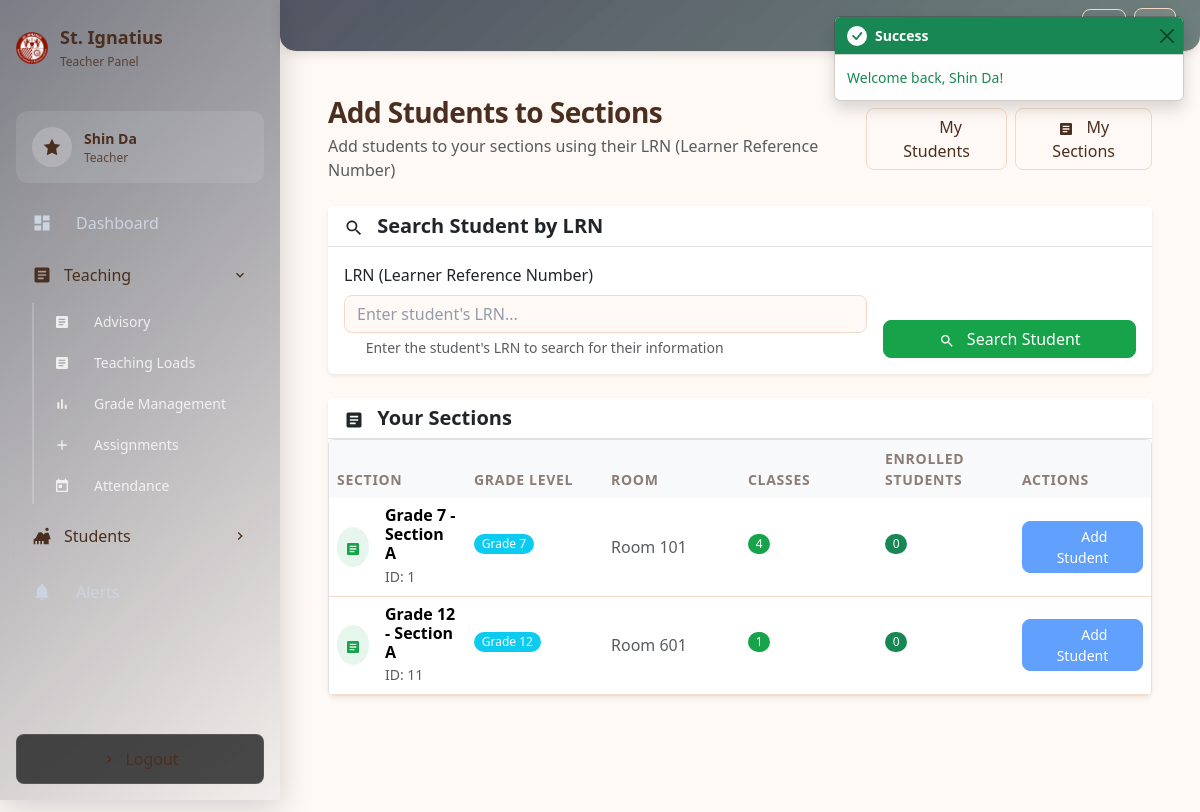
The app's page /teacher/add-students (signed in), older data.
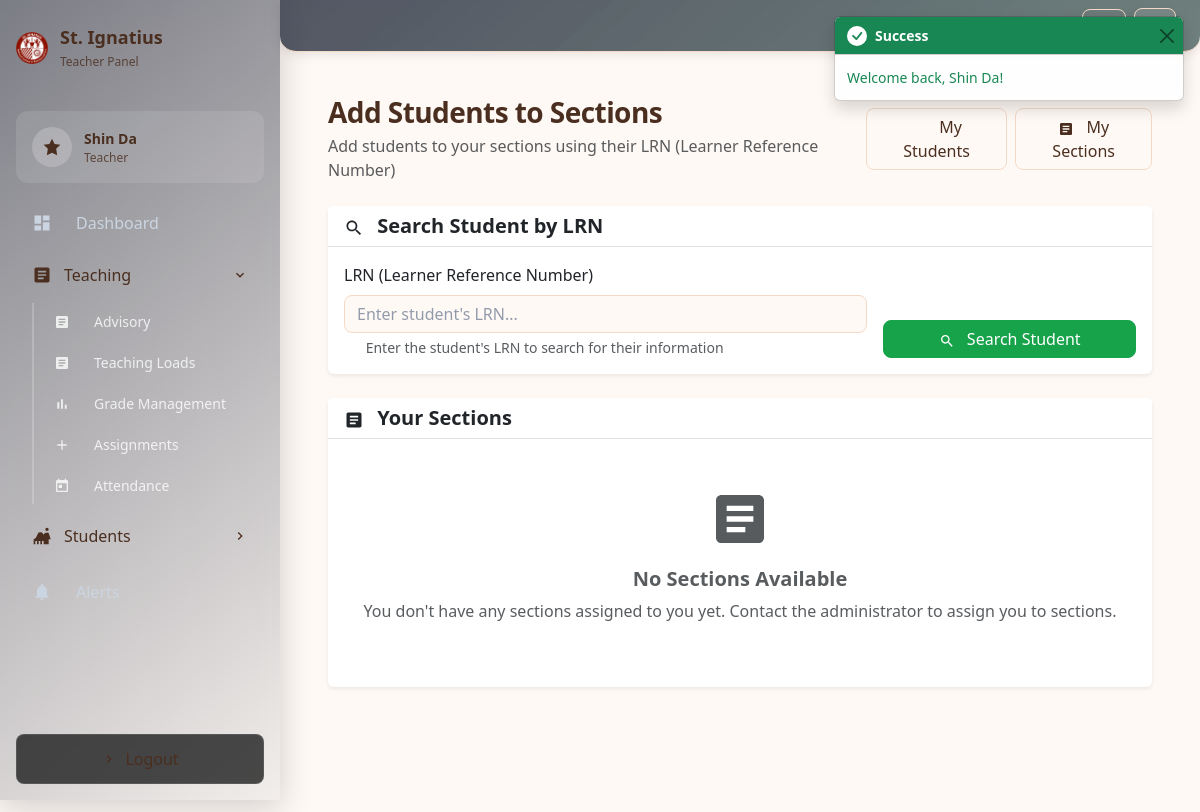
The same page, newer data.
### tables this page shows
CREATE TABLE `sections` (
  `id` int(10) UNSIGNED NOT NULL,
  `name` varchar(100) NOT NULL,
  `grade_level` tinyint(3) UNSIGNED NOT NULL,
  `room` varchar(50) DEFAULT NULL,
  `max_students` int(11) DEFAULT 50,
  `school_year` varchar(10) NOT NULL DEFAULT '2025-2026',
  `adviser_id` int(10) UNSIGNED DEFAULT NULL,
  `description` text DEFAULT NULL,
  `is_active` tinyint(1) DEFAULT 1,
  `created_at` timestamp NOT NULL DEFAULT current_timestamp()
);

### app/Controllers/TeacherController.php (called while the page is built, shortened)
<?php
class TeacherController extends Controller
{
    public function addStudentsToSection(): void
    {
        $user = Session::get('user');
        $config = require BASE_PATH . DIRECTORY_SEPARATOR . 'config' . DIRECTORY_SEPARATOR . 'config.php';
        $pdo = Database::connection($config['database']);
        try {
            $stmt = $pdo->prepare('SELECT id FROM teachers WHERE user_id = ?');
            $stmt->execute([$user['id']]);
            $teacher = $stmt->fetch();
            $stmt = $pdo->prepare('
                SELECT DISTINCT
                    sec.id,
                    sec.name,
                    sec.grade_level,
                    sec.room,
                    COUNT(DISTINCT c.id) as total_classes,
                    COUNT(DISTINCT sc.student_id) as enrolled_students
                FROM sections sec
                JOIN classes c ON sec.id = c.section_id
                LEFT JOIN student_classes sc ON c.id = sc.class_id AND sc.status = "enrolled"
                WHERE c.teacher_id = ? AND c.is_active = 1 AND sec.is_active = 1
                GROUP BY sec.id, sec.name, sec.grade_level, sec.room
                ORDER BY sec.grade_level, sec.name
            ');
            $stmt->execute([$teacher['id']]);
            $sections = $stmt->fetchAll(PDO::FETCH_ASSOC);
            $this->view->render('teacher/add-students', [
                'title' => 'Add Students to Sections',
                'user' => $user,
                'activeNav' => 'students',
                'sections' => $sections
            ], 'layouts/dashboard');
        } catch (\Exception $e) {
            $this->view->render('teacher/add-students', [
                'title' => 'Add Students to Sections',
                'user' => $user,
                'activeNav' => 'students',
                'sections' => [],
                'error' => $e->getMessage()
            ], 'layouts/dashboard');
        }
    }
}

### app/bootstrap.php (called while the page is built, shortened)
<?php
$router = new Core\Router();
$router->dispatch($_SERVER['REQUEST_METHOD'] ?? 'GET', $_SERVER['REQUEST_URI'] ?? '/');

### public/index.php (called while the page is built, shortened)
<?php
require_once APP_PATH . DIRECTORY_SEPARATOR . 'bootstrap.php';

### resources/views/teacher/add-students.php (the view, shortened to what the changed rows need)
<?php
$sections = $sections ?? [];
?>
<div class="container-fluid">
  <div class="row mb-4">
    <div class="col-12">
      <div class="d-flex justify-content-between align-items-center">
        <div>
          <h1 class="h3 mb-1">Add Students to Sections</h1>
        </div>
      </div>
    </div>
  </div>
  <div class="row">
    <div class="col-12">
      <div class="card border-0 shadow-sm">
        <div class="card-body p-0">
          <?php if (empty($sections)): ?>
            <div class="text-center py-5">
              <svg width="64" height="64" fill="currentColor" class="text-muted mb-3">
                <use href="#icon-sections"></use>
              </svg>
              <h5 class="text-muted">No Sections Available</h5>
              <p class="text-muted">You don't have any sections assigned to you yet. Contact the administrator to assign you to sections.</p>
            </div>
          <?php else: ?>
            <div class="table-responsive">
              <table class="table table-hover mb-0">
                <thead class="table-light">
                  <tr>
                    <th class="border-0">Section</th>
                    <th class="border-0">Grade Level</th>
                    <th class="border-0">Room</th>
                    <th class="border-0">Classes</th>
                    <th class="border-0">Enrolled Students</th>
                    <th class="border-0">Actions</th>
                  </tr>
                </thead>
                <tbody>
                  <?php foreach ($sections as $section): ?>
                    <tr>
                      <td>
                        <div class="d-flex align-items-center">
                          <div class="bg-primary bg-opacity-10 rounded-circle p-2 me-3">
                            <svg width="16" height="16" fill="currentColor" class="text-primary">
                              <use href="#icon-sections"></use>
                            </svg>
                          </div>
                          <div>
                            <h6 class="mb-0"><?= htmlspecialchars($section['name']) ?></h6>
                            <small class="text-muted">ID: <?= $section['id'] ?></small>
                          </div>
                        </div>
                      </td>
                      <td>
                        <span class="badge bg-info">Grade <?= $section['grade_level'] ?></span>
                      </td>
                      <td>
                        <span class="text-muted"><?= htmlspecialchars($section['room']) ?></span>
                      </td>
                      <td>
                        <span class="badge bg-primary"><?= $section['total_classes'] ?></span>
                      </td>
                      <td>
                        <span class="badge bg-success"><?= $section['enrolled_students'] ?></span>
                      </td>
                      <td>
                        <button type="button" class="btn btn-sm btn-primary" onclick="addStudentToSection(<?= $section['id'] ?>, '<?= htmlspecialchars($section['name']) ?>')" disabled id="addBtn_<?= $section['id'] ?>">
                          <svg width="16" height="16" fill="currentColor" class="me-1">
                            <use href="#icon-user-plus"></use>
                          </svg>
                          Add Student
                        </button>
                      </td>
                    </tr>
                  <?php endforeach; ?>
                </tbody>
              </table>
            </div>
          <?php endif; ?>
        </div>
      </div>
    </div>
  </div>
</div>

Row changes from the older to the newer data that the page shows:
no longer on this page (row edited): sections: name "Grade 7 - Section A", id "1", grade_level "7", room "Room 101", total_classes "4", enrolled_students "0"
no longer on this page (row unchanged): sections: name "Grade 12 - Section A", id "11", grade_level "12", room "Room 601", total_classes "1", enrolled_students "0"
Text that changed along with them:
text no longer shown: "SECTION GRADE LEVEL ROOM CLASSES ENROLLED STUDENTS ACTIONS"
text now shown: "No Sections Available You don't have any sections assigned to you yet. Contact the administrator to assign you to sections."
